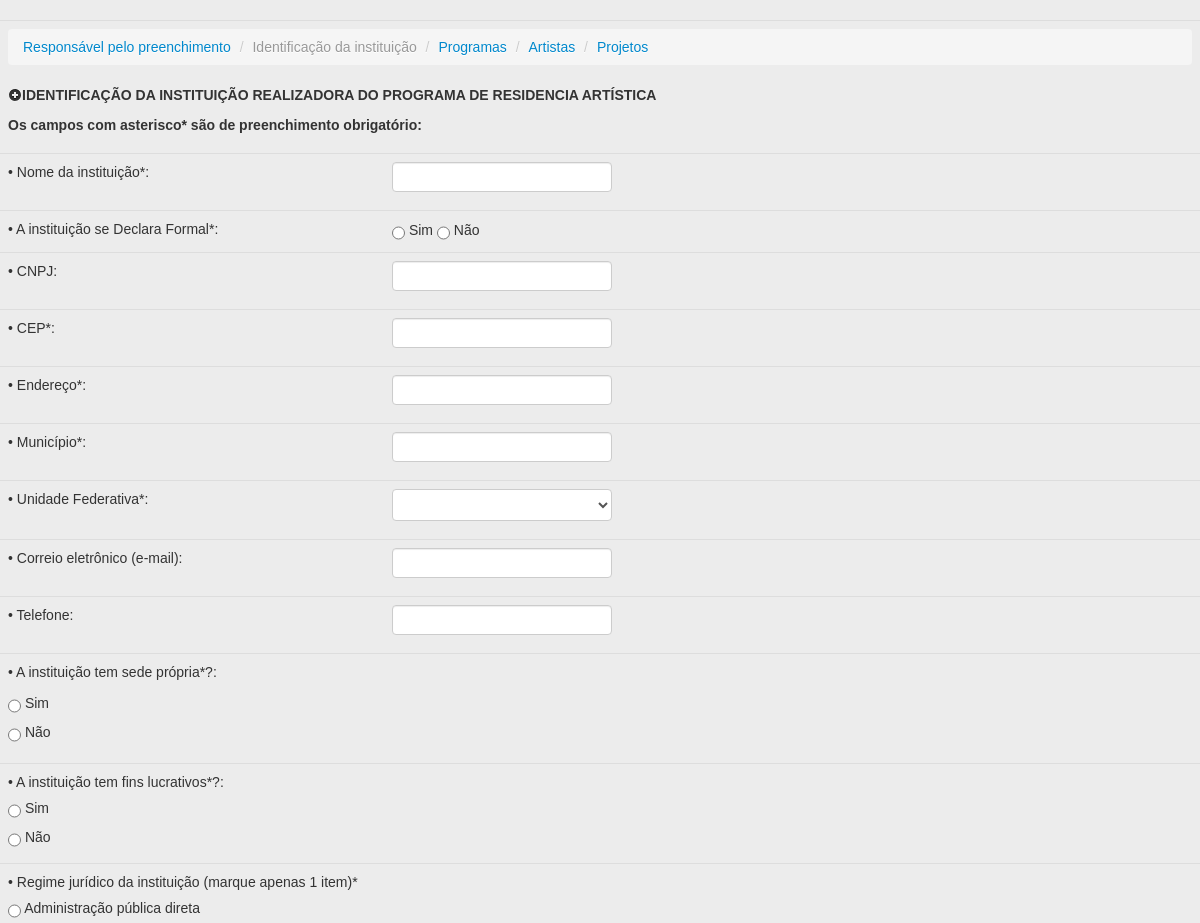
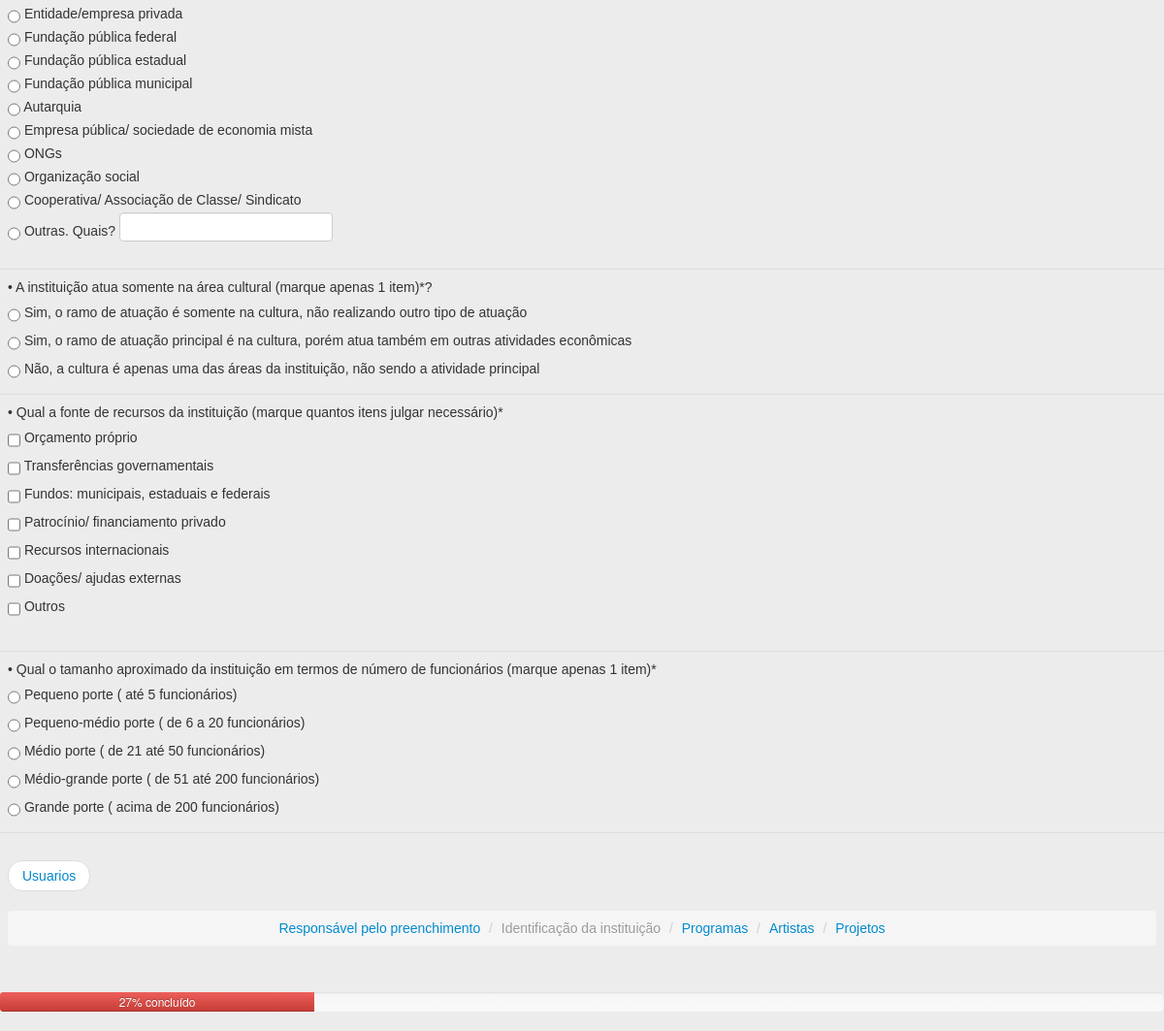
The app's page /admin/acessando/parteI.php?aces=irnaudiluizmenegon, older data (2 pictures, top to bottom).
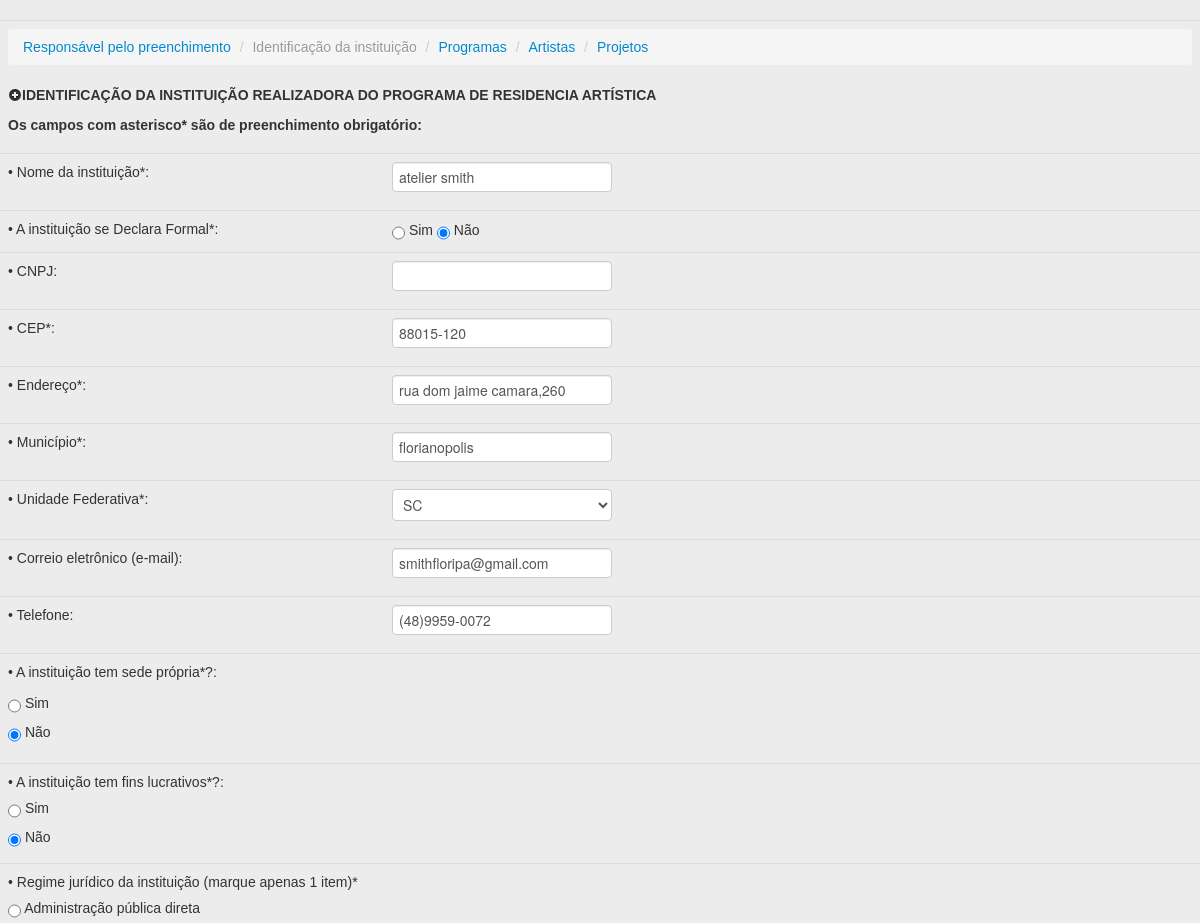
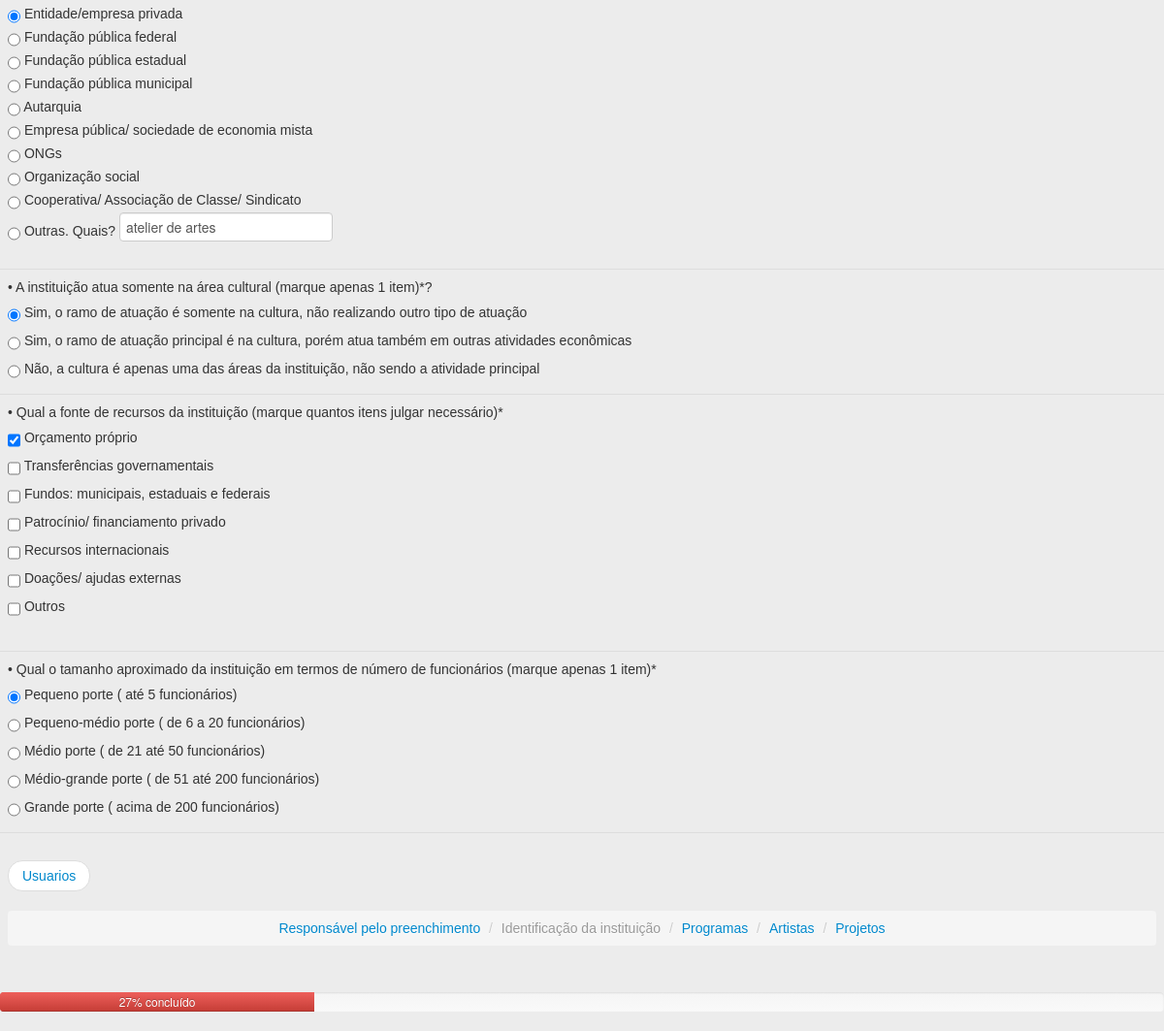
The same page, newer data (2 pictures, top to bottom).
### tables this page shows
CREATE TABLE `mapeamentoparteI` (
  `idmapeamento` int(11) NOT NULL auto_increment,
  `nomeintituicao` varchar(45) NOT NULL,
  `cnpj` varchar(45) default NULL,
  `endereco` varchar(80) NOT NULL,
  `municipio` varchar(45) NOT NULL,
  `unidadefederativa` varchar(45) default NULL,
  `cep` varchar(18) NOT NULL,
  `telefone` varchar(45) default NULL,
  `email` varchar(58) default NULL,
  `usuario` varchar(45) NOT NULL,
  `preenchido` varchar(1) default NULL,
  `data` varchar(45) default NULL,
  `hora` char(45) default NULL,
  PRIMARY KEY  (`idmapeamento`,`usuario`),
  UNIQUE KEY `usuario_UNIQUE` (`usuario`)
);

CREATE TABLE `pesquisaquais` (
  `idpesquisa` int(11) NOT NULL auto_increment,
  `questao` varchar(45) default NULL,
  `respostas` longtext NOT NULL,
  `usuario` varchar(45) NOT NULL,
  `parte` varchar(45) default NULL,
  `data` varchar(45) default NULL,
  `hora` varchar(45) default NULL,
  PRIMARY KEY  (`idpesquisa`)
);

### admin/acessando/parteI.php (the view, shortened to what this page needs)
<!DOCTYPE html PUBLIC "-//W3C//DTD XHTML 1.0 Transitional//EN" "http://www.w3.org/TR/xhtml1/DTD/xhtml1-transitional.dtd">
<html xmlns="http://www.w3.org/1999/xhtml">
<head>
  <head>
        <link href="../../css/bootstrap.min.css" rel="stylesheet" media="screen">
        <link href="../../css/barra.css" rel="stylesheet" type="text/css" />
	<?
	if(empty($_GET["aces"])) {
	}else{
	$Login = ($_GET["aces"]);
	}
	$sql = "select * from mapeamentoparteI  Where usuario= '$Login'";
    $Resultado = mysql_query($sql) or die("Erro: " . mysql_error());
     while ($array_exibir = mysql_fetch_array($Resultado)) {
        $txtNome = ($array_exibir['nomeintituicao']);
        $txtCnpj = ($array_exibir['cnpj']);
        $txtEndereco = ($array_exibir['endereco']);
        $txtMunicipio = ($array_exibir['municipio']);
        $txtCep = ($array_exibir['cep']);
        $txtTelefone = ($array_exibir['telefone']);
        $txtEmail = ($array_exibir['email']);
        $cmbUnidadeFederativa = ($array_exibir['unidadefederativa']);
    }
    ?>
    <? function getArray(&$Login){
    $sql = "select * from pesquisa Where usuario= '$Login' and parte ='1';";
    $Resultado = mysql_query($sql) or die("Erro: " . mysql_error());
    $i=0;
    $resposta = array();
    while ($array_exibir = mysql_fetch_array($Resultado)) {
        $resposta[$i] = ($array_exibir['respostas']);
        $i++;
    }
    return $resposta;
    }
    $meuArray = getArray($Login);
    ?>
	<? function getArray1(&$Login){
    $sql = "select * from pesquisaquais Where usuario= '$Login' and parte ='1';";
    $Resultado = mysql_query($sql) or die("Erro: " . mysql_error());
    $resposta1 = array();
    while ($array_exibir = mysql_fetch_array($Resultado)) {
        $resposta1[$array_exibir['questao']] = $array_exibir['respostas'];
    }
    return $resposta1;
    }
    $meuArray1 = getArray1($Login);
    ?>
    <link rel="stylesheet" href="../../css/validationEngine.jquery.css" type="text/css"/>
	<link rel="stylesheet" href="../../css/template.css" type="text/css"/>
</head>
<body>
<form name="form1" id="form1" method="post"  action="sql/parteI.php">
  <table width="98%" align="center" class="table table-hover" cellpadding="2" cellspacing="2" style="font-family: Verdana, Geneva, sans-serif;">
  <tr>
  <td colspan="2">
		    <ul class="breadcrumb">
			  <li><a href="mapeamento.php?aces=<?php echo $Login;?>">Responsável pelo preenchimento</a> <span class="divider">/</span></li>
			  <li class="active"><a href="parteI.php?aces=<?php echo $Login;?>"></a>Identificação da instituição <span class="divider">/</span></li>
			  <li><a href="parteII.php?aces=<?php echo $Login;?>">Programas</a> <span class="divider">/</span></li>
			  <li><a href="parteIII.php?aces=<?php echo $Login;?>">Artistas</a> <span class="divider">/</span></li>
			  <li ><a href="parteIV.php?aces=<?php echo $Login;?>">Projetos</a></li>
			</ul>
  <h5><i class="icon-plus-sign"></i>IDENTIFICAÇÃO  DA INSTITUIÇÃO REALIZADORA DO PROGRAMA DE RESIDENCIA ARTÍSTICA </h5>
  <h5>Os campos  com asterisco* são de preenchimento obrigatório:</h5>
  </tr>
  <tr>
  <td width="32%"><label id=lblNomeInstituicao">• Nome da instituição*:</label>
  </td>
  <td width="68%">
  <input name="txtNome" id="idFrmNome" value="<?php echo $txtNome;?>" type="text" size="84" class="validate[required] text-input"/>
  </td>
  </tr>
  <tr>
    <td>
      <label>• A instituição se Declara Formal*: </label>
      </td>
    <td>
      <input type="radio" name="qtd0" id="qtd01" <? if(in_array("0a", $meuArray)){ echo "checked";}?>
      value="0a" class="validate[required] radio" />
      Sim</label>
      <input type="radio" id="qtd00" name="qtd0" onClick="javascript: textBoxClearSelecao('#qtd00', '#idopcaocnpj');" <? if(in_array("0b", $meuArray)){ echo "checked";}?>
      value="0b" class="validate[required] radio" />
      Não</label>
      </td>
  </tr>
  <tr>
    <td class="auto-style1"><label>• CNPJ:</label></td>
    <td class="auto-style1">
    <input name="txtCnpj" id="idopcaocnpj" maxlength="18" value="<?php echo $txtCnpj;?>" type="text" size="17"
    onkeypress="SoNumero();Mascara('cnpj', window.event.keyCode, 'document.form1.txtCnpj');" onclick="MarcarCheckBoxClique('#qtd01')"
    class="validate[condRequired[qtd01]]"/>
      </td>
  </tr>
  <tr>
    <td><label>• CEP*:</label>
      </td>
    <td>
      <input name="txtCep" id="idFrmCep" maxlength="10" value="<?php echo $txtCep;?>" type="text"
       onkeypress="SoNumero();Mascara('cep', window.event.keyCode, 'document.form1.txtCep');"
  class="validate[required] text-input"/>
      </td>
  </tr>
  <tr>
  <td>
  <label>• Endereço*:</label>
  </td>
  <td><input name="txtEndereco" "id="idFrmEndereco" value="<?php echo $txtEndereco;?>" type="text" size="84" class="validate[required] text-input"/>
  </td>
  </tr>
  <tr>
  <td>
  <label id="municipio">• Município*:</label>
  </td>
  <td>
  <input name="txtMunicipio" id="ifFrmMunicipio" value="<?php echo $txtMunicipio;?>" type="text"
   size="50" class="validate[required] text-input"/>
  </td>
  </tr>
  <tr>
  <td>
  <label>• Unidade Federativa*:</label>
  </td>
  <td>
  <select name="cmbUnidadeFederativa" size="1" id="idcmbUnidadeFederativa">
  <option value='<? echo $cmbUnidadeFederativa?>'><? echo $cmbUnidadeFederativa?></option>
  <option value="AC">AC</option>
  </select>
  </td>
  </tr>
  <tr>
  <td><label>• Correio eletrônico (e-mail):</label></td>
  <td>
  <input name="txtEmail" id="idEmail" value="<?php echo $txtEmail;?>" type="text" size="80"
  class="validate[custom[email]] text-input"/>
  </td>
  </tr>
  <tr>
  <td height="26"><label>• Telefone: </label></td>
  <td>
  <input name="txtTelefone" maxlength="14" value="<?php echo $txtTelefone;?>" type="text"
  onKeyPress="SoNumero();Mascara('telefone', window.event.keyCode, 'document.form1.txtTelefone');"/>
  </td>
  <tr>
  <td colspan="2" align="left" class="formu2">
  <p>
  <label>• A instituição tem sede própria*?:</label>
  </p>
  <p>
  <label>
<input type="radio" name="qtd1" <? if(in_array("1a",$meuArray)){echo "checked";}?>  value="1a" class="validate[required] radio" />
Sim</label>
  <label>
  <input type="radio" name="qtd1" <? if(in_array("1b", $meuArray)){ echo "checked";}?> value="1b" class="validate[required] radio" />
  Não</label>
  </p>
  </td>
  </tr>
  <tr>
  <td colspan="2" align="left" class="formu2">
  <label>• A instituição tem fins lucrativos*?:</label>
  <label>
  <input type="radio" name="qtd2" <? if(in_array("2a", $meuArray)){ echo "checked";}?> value="2a" class="validate[required] radio" />
  Sim</label>
  <label>
  <input type="radio" name="qtd2" <? if(in_array("2b", $meuArray)){ echo "checked";}?> value="2b" class="validate[required] radio" />
  Não</label>
  </td>
  </tr>
  <tr>
  <td colspan="2" align="left" class="formu2">
  <label>• Regime jurídico da instituição (marque apenas 1 item)*</label>
  <p>
  <label>
  <input type="radio" name="qtd3" <? if(in_array("3a", $meuArray)){ echo "checked";}?> value="3a" class="validate[required] radio" />
  Administração pública direta</label>
  <input type="radio" name="qtd3" <? if(in_array("3b", $meuArray)){ echo "checked";}?> value="3b" class="validate[required] radio" />
  Entidade/empresa privada</label>
  <br/>
  <input type="radio" name="qtd3" <? if(in_array("3c", $meuArray)){ echo "checked";}?> value="3c" class="validate[required] radio" />
  Fundação pública federal</label>
  <br/>
  <input type="radio" name="qtd3" <? if(in_array("3d", $meuArray)){ echo "checked";}?> value="3d" class="validate[required] radio" />
  Fundação pública estadual</label>
  <br/>
  <input type="radio" name="qtd3" <? if(in_array("3e", $meuArray)){ echo "checked";}?> value="3e" class="validate[required] radio" />
  Fundação pública municipal</label>
  <br/>
  <input type="radio" name="qtd3" <? if(in_array("3f", $meuArray)){ echo "checked";}?> value="3f" class="validate[required] radio" />
  Autarquia</label>
  <br/>
  <input type="radio" name="qtd3" <? if(in_array("3g", $meuArray)){ echo "checked";}?> value="3g" class="validate[required] radio" />
  Empresa pública/ sociedade de economia mista</label>
  <br/>
  <input type="radio" name="qtd3" <? if(in_array("3h", $meuArray)){ echo "checked";}?> value="3h" class="validate[required] radio" />
  ONGs</label>
  <br/>
  <input type="radio" name="qtd3" <? if(in_array("3i", $meuArray)){ echo "checked";}?> value="3i" class="validate[required] radio" />
  Organização social</label>
  <br/>
  <input type="radio" name="qtd3" <? if(in_array("3j", $meuArray)){ echo "checked";}?> value="3j" class="validate[required] radio" />
  Cooperativa/ Associação de Classe/ Sindicato</label>
  <br/>
  <input type="radio" name="qtd3" <? if(in_array("3k", $meuArray)){ echo "checked";}?>
  value="3k" id="qtd3quais1" class="validate[required] radio" />
  Outras. Quais?</label>
  <input name="qtd3quais" type="text" id="qtd3quais"  class="validate[optional,minSize[2]]" value="<?php echo $meuArray1['qtd3'];?>" />
  <br/>
  </p>
  </td>
  </tr>
  <br/>
  <tr>
  <td colspan="2" align="left" class="formu2">
  <div align="left">
  <label>• A instituição atua somente na área cultural (marque apenas 1 item)*?</label>
  <label>
  <input type="radio" name="qtd4" <? if(in_array("4a", $meuArray)){ echo "checked";}?> value="4a" class="validate[required] radio" />
  Sim, o ramo de atuação é somente na cultura, não realizando outro tipo de atuação</label>
  <label>
  <input type="radio" name="qtd4" <? if(in_array("4b", $meuArray)){ echo "checked";}?> value="4b" class="validate[required] radio" />
  Sim, o ramo de atuação principal é na cultura, porém atua também em outras atividades econômicas</label>
  <label>
  <input type="radio" name="qtd4" <? if(in_array("4c", $meuArray)){ echo "checked";}?> value="4c" class="validate[required] radio" />
  Não, a cultura é apenas uma das áreas da instituição, não sendo a atividade principal </label>
  </div>
  </td>
  </tr>
  <tr>
  <td colspan="2" align="left" class="formu2">
  <div align="left">
  <label>• Qual a fonte de recursos da instituição (marque quantos itens julgar necessário)*</label>
  <label><input name="qtd5[]" type="checkbox" value="5a" <? if (in_array("5a", $meuArray)){ echo "checked";}?>
  class="validate[minCheckbox[1]] checkbox"/>
  Orçamento próprio</label>
  <label><input name="qtd5[]" type="checkbox" value="5b" <? if(in_array("5b", $meuArray)){ echo "checked";}?> class="validate[minCheckbox[1]] checkbox"/>
  Transferências governamentais </label>
  <label>
  <input name="qtd5[]" type="checkbox" value="5c" <? if(in_array("5c", $meuArray)){ echo "checked";}?> class="validate[minCheckbox[1]] checkbox"/>
    Fundos: municipais, estaduais e federais </label>
  <label>
  <input name="qtd5[]" type="checkbox" value="5d" <? if(in_array("5d", $meuArray)){ echo "checked";}?> class="validate[minCheckbox[1]] checkbox"/>
    Patrocínio/ financiamento privado </label>
  <label>
  <input name="qtd5[]" type="checkbox" value="5e" <? if(in_array("5e", $meuArray)){ echo "checked";}?> class="validate[minCheckbox[1]] checkbox"/>
    Recursos internacionais </label>
  <label>
  <input name="qtd5[]" type="checkbox" value="5f" <? if(in_array("5f", $meuArray)){ echo "checked";}?> class="validate[minCheckbox[1]] checkbox"/>
    Doações/ ajudas externas </label>
  <label>
  <input name="qtd5[]" type="checkbox" value="5g" <? if(in_array("5g", $meuArray)){ echo "checked";}?> class="validate[minCheckbox[1]] checkbox"/>
    Outros </label>
  <br/>
  </div>
  </td>
  </tr>
  <tr>
  <td colspan="2" align="left" class="formu2">
  <div align="left">
  <label> •	Qual o tamanho aproximado da instituição em termos de número de funcionários (marque apenas 1 item)*</label>
  <label>
  <input type="radio" name="qtd6" <? if(in_array("6a", $meuArray)){ echo "checked";}?> value="6a" class="validate[required] radio" />
  Pequeno porte ( até 5 funcionários)</label>
  <label>
  <input type="radio" name="qtd6" <? if(in_array("6b", $meuArray)){ echo "checked";}?> value="6b" class="validate[required] radio" />
  Pequeno-médio porte ( de 6 a 20 funcionários)</label>
  <label>
  <input type="radio" name="qtd6" <? if(in_array("6c", $meuArray)){ echo "checked";}?> value="6c" class="validate[required] radio" />
  Médio porte ( de 21 até 50 funcionários)</label>
  <label>
  <input type="radio" name="qtd6" <? if(in_array("6d", $meuArray)){ echo "checked";}?> value="6d" class="validate[required] radio" />
  Médio-grande porte ( de 51 até 200 funcionários)</label>
  <label>
  <input type="radio" name="qtd6" <? if(in_array("6e", $meuArray)){ echo "checked";}?> value="6e" class="validate[required] radio" />
  Grande porte ( acima de 200 funcionários)</label>
  </div>
  </td>
  </tr>
  <tr>
  <td colspan="2" align="center" class="formu2">
          <div align="center">
		 <ul class="pager">
		  <li class="previous">
			<a href="../usuarios.php">Usuarios</a>
		  </li>
 		 </ul>
		    <ul class="breadcrumb">
			  <li><a href="mapeamento.php?aces=<?php echo $Login;?>">Responsável pelo preenchimento</a> <span class="divider">/</span></li>
			  <li class="active"><a href="parteI.php?aces=<?php echo $Login;?>"></a>Identificação da instituição <span class="divider">/</span></li>
			  <li><a href="parteII.php?aces=<?php echo $Login;?>">Programas</a> <span class="divider">/</span></li>
			  <li><a href="parteIII.php?aces=<?php echo $Login;?>">Artistas</a> <span class="divider">/</span></li>
			  <li ><a href="parteIV.php?aces=<?php echo $Login;?>">Projetos</a></li>
			</ul>
			</div>
  </td>
  </tr>
  </table>
         <div class="progress progress-danger">
          <div class="bar" style="width: 27%;">27% concluído</div>
        </div>
</form>
</body>
</html>

### css/template.css (style rules this page uses)
body { background: #ececec; }

### admin/acessando/parteI.php (style rules this page uses)
.auto-style1 { height: 31px; }

Row changes from the older to the newer data that the page shows:
added mapeamentopartei: txtNome "atelier smith", txtCep "88015-120", txtEndereco "rua dom jaime camara,260", txtMunicipio "florianopolis", cmbUnidadeFederativa "SC", txtEmail "smithfloripa@gmail.com", txtTelefone "(48)9959-0072"
added pesquisaquais: qtd3quais "atelier de artes"
Text that changed along with them:
form field qtd0: "☐" → "☑"
form field qtd1: "☐ Não" → "☑ Não"
form field qtd2: "☐ Não" → "☑ Não"
form field qtd3: "☐" → "☑"
form field qtd4: "☐ Sim, o ramo de atuação é somen" → "☑ Sim, o ramo de atuação é somen"
form field value: "☐" → "☑"
form field qtd6: "☐ Pequeno porte ( até 5 funcioná" → "☑ Pequeno porte ( até 5 funcioná"
